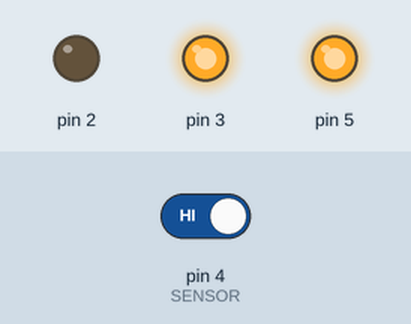
The sketch below on a simulated Arduino Uno, built with avr-gcc and run on an emulated ATmega328P. On the bench: output pins drawn as LEDs (lit = HIGH). The test bench sets the inputs (shaded band); at power-on: pin 4 (SENSOR) HIGH.

Above: at 1.2 s.
1.3 s: pin 4 (SENSOR) driven LOW
At 1.8 s:
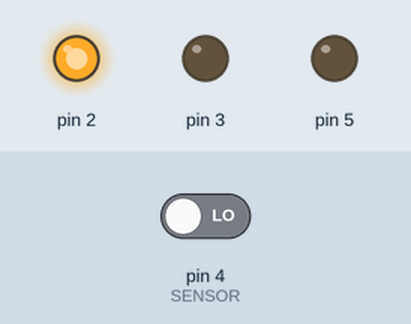
2.8 s: pin 4 (SENSOR) driven HIGH
At 4.1 s:
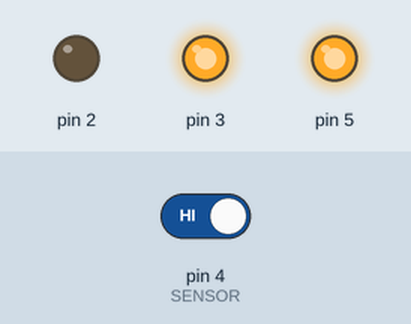
Timing chart, 0 to 5.8 s (numbered marks = the images above; inputs shaded):
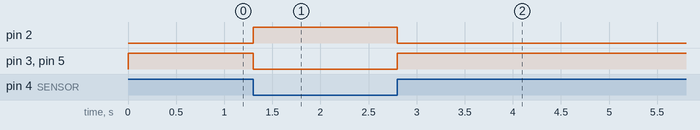

The sketch:

Bomba_de_Agua.ino
```cpp
/*
Fundación Kinal
Centro Educativo Técnico Labral Kinal
Electrónica
Grado: Quinto
Sección: A
Curso: Taller de Electrónica Digital y Reparación de Computadoras I
Nombre: Juan David Tejada Peñuela
Carné: 2022454
*/

#define LED_AZUL 2
#define LED_ROJO 3
#define SENSOR 4
#define RELE 5
#define PMI(pin) pinMode(pin,INPUT)
#define PMO(pin) pinMode(pin,OUTPUT)
#define DW1(pin) digitalWrite(pin,HIGH)
#define DW0(pin) digitalWrite(pin,LOW)
void setup() {

PMI(SENSOR);
PMO(LED_AZUL);
PMO(LED_ROJO);
PMO(RELE);
}

void loop() {

int sensor = digitalRead(SENSOR);
if (sensor == LOW) {
DW0(RELE);
DW0(LED_ROJO);
DW1(LED_AZUL);
}
if (sensor == HIGH) {
  DW1(RELE);
  DW0(LED_AZUL);
  DW1(LED_ROJO);
}

}
```

Measured:
- after the input at 1.3 s, pin 2: LOW → HIGH at once; pin 3, pin 5: HIGH → LOW at once
- after the input at 2.8 s, pin 2: HIGH → LOW at once; pin 3, pin 5: LOW → HIGH at once
